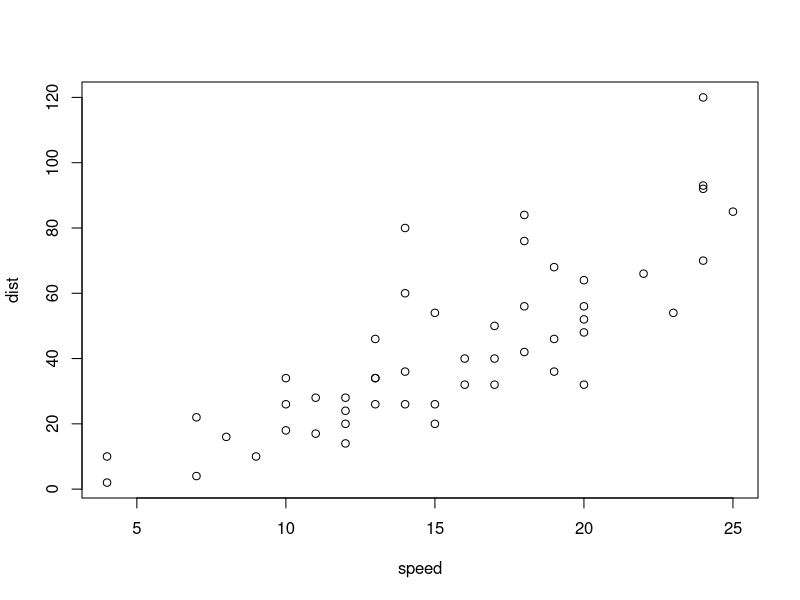
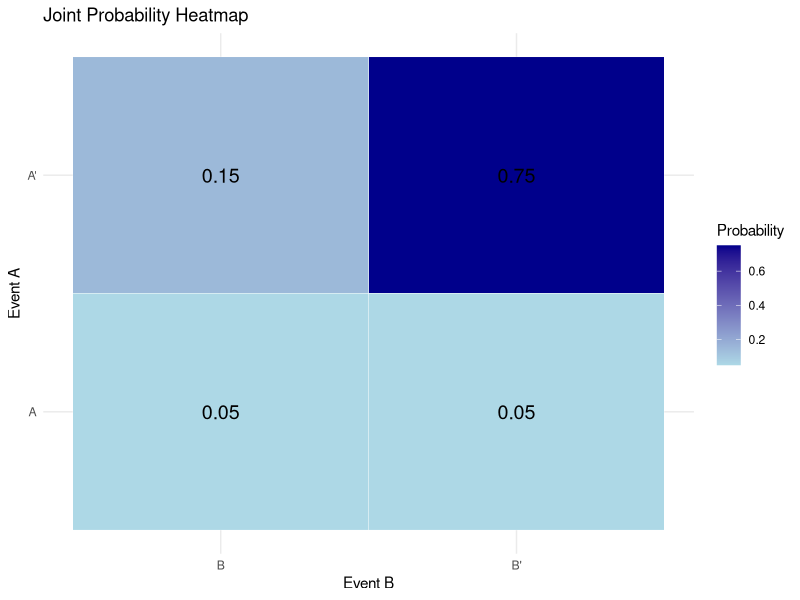

Reproduce these figures in R, in order.
## ---- chunk 1
plot(cars)
## ---- chunk 2
p_woman <- 1/2         #Probability chosen is woman
p_woman_allergy <- 1/3 #Probability chosen woman has an allergy
p_man_allergy <- 1/5   #Probability chosen man has an allergy

p_allergy <- p_woman * p_woman_allergy + (1 - p_woman) * p_man_allergy  #Probability the chosen has an allergy
p_allergy

## ---- chunk 3
p_allergy <- p_woman * p_woman_allergy + (1 - p_woman) * p_man_allergy #Probability the chosen has an allergy

p_woman_given_allergy <- (p_woman_allergy * p_woman) / p_allergy #Probability chosen is a woman with an allergy
p_woman_given_allergy
## ---- chunk 4
p_woman <- 2/3         #Probability chosen is woman
p_woman_allergy <- 1/3 #Probability chosen woman has an allergy
p_man_allergy <- 1/5   #Probability chosen man has an allergy

p_allergy <- p_woman * p_woman_allergy + (1 - p_woman) * p_man_allergy  #Probability the chosen has an allergy

p_woman_given_allergy <- (p_woman_allergy * p_woman) / p_allergy  #Probability the chosen is a woman with an allergy
p_woman_given_allergy


## ---- chunk 5
p_good <- 0.8          #Probability customer has good credit
p_risky <- 1 - p_good  #Probability customer has risky credit
p_overdue_given_good <- 0.15  #Probability account is overdue given good credit
p_overdue_given_risky <- 0.6   #Probability account is overdue given risky credit

p_overdue <- (p_overdue_given_good * p_good) + (p_overdue_given_risky * p_risky) #Total probability account is overdue
p_risky_given_overdue <- (p_overdue_given_risky * p_risky) / p_overdue #Probability account is risky and overdue
p_risky_given_overdue

## ---- chunk 6
p_not_overdue_given_good <- 1 - p_overdue_given_good   #Probability account is not overdue given good credit
p_not_overdue_given_risky <- 1 - p_overdue_given_risky #Probability account is not overdue given risky credit

p_not_overdue <- (p_not_overdue_given_good * p_good) + (p_not_overdue_given_risky * p_risky) #Total probability account is not overdue
p_good_given_not_overdue <- (p_not_overdue_given_good * p_good) / p_not_overdue #Probability account is good and not overdue

p_good_given_not_overdue
## ---- chunk 7
# Load required libraries
library(ggplot2)
library(dplyr)
library(tidyr)

# Define joint probabilities from above
joint_probs <- matrix(c(
  0.05,  # A ∩ B
  0.05,  # A ∩ B'
  0.15,  # A' ∩ B
  0.75   # A' ∩ B'
), nrow = 2, byrow = TRUE)

# Assign row and column names
dimnames(joint_probs) <- list(
  A = c("A", "A'"),
  B = c("B", "B'")
)

# Convert to data frame for ggplot
df <- as.data.frame(as.table(joint_probs))
colnames(df) <- c("A", "B", "Probability")

# Compute marginal totals
row_marginals <- df %>%
  group_by(A) %>%
  summarise(RowTotal = sum(Probability))

col_marginals <- df %>%
  group_by(B) %>%
  summarise(ColTotal = sum(Probability))

# Print contingency table with marginals
print("Contingency Table with Marginals:")
print(df)
print("Row Marginals:")
print(row_marginals)
print("Column Marginals:")
print(col_marginals)

# Visualize with ggplot2
ggplot(df, aes(x = B, y = A, fill = Probability)) +
  geom_tile(color = "white") +
  geom_text(aes(label = round(Probability, 2)), size = 5) +
  scale_fill_gradient(low = "lightblue", high = "darkblue") +
  labs(title = "Joint Probability Heatmap", x = "Event B", y = "Event A") +
  theme_minimal()


## ---- chunk 8
pAgivenB <- joint_probs[1,1]/(joint_probs[1,1]+joint_probs[2,1])
print(pAgivenB)
## ---- chunk 9
pA <- 0.1
if(pAgivenB != pA){
  print("Liking science fiction movies and role playing games are not independent")
}
